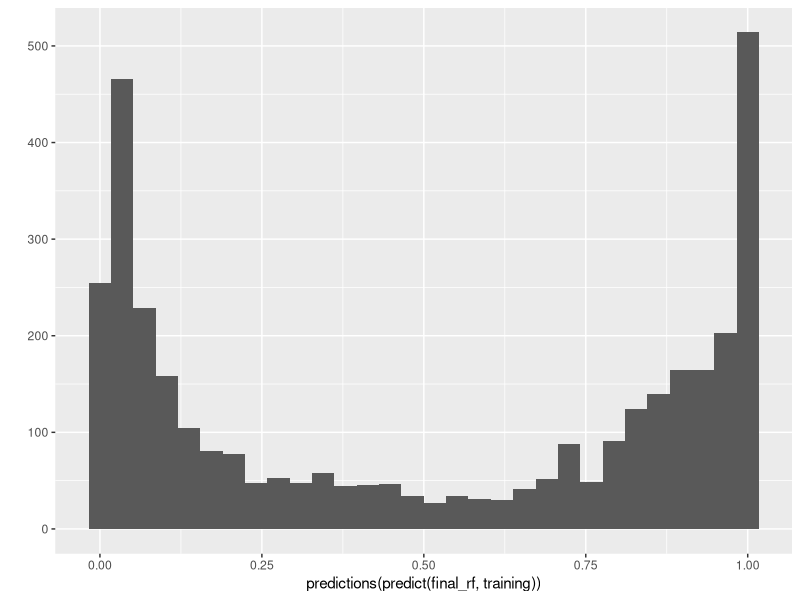
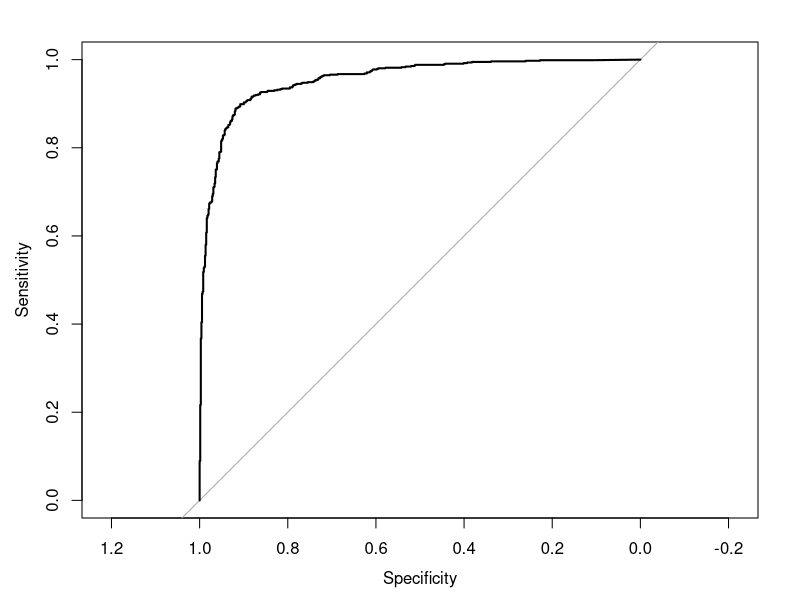

R code for these plots, in order:
## ---- chunk 1
library(here)
library(dplyr)
library(ggplot2)
library(caret)
library(pROC)
library(ranger)
set.seed(123)
## ---- chunk 2

calc_cross_entropy <- function(rf_model, data) {
  data <- predict(rf_model, data) |>
    predictions() |>
    cbind(data) |>
    rename("No" = "1", "Yes" = "2") |>
    mutate(prediction = ifelse(building == 1, Yes, No)) |> 
    mutate(
      prediction = max(1e-15, min( 1 - 1e-15, prediction)),
      loss = -log(prediction)
    )
  sum(-log(data$prediction))
}

k_fold_cv <- function(data, k, ...) {
  per_fold <- floor(nrow(data) / k)
  fold_order <- sample(seq_len(nrow(data)), size = per_fold * k)
  fold_rows <- split(fold_order, rep(1:k, each = per_fold))
  vapply(
    fold_rows, 
    \(fold_idx) {
      fold_test <- data[fold_idx, ]
      fold_train <- data[-fold_idx, ]
      fold_rf <- ranger(building ~ ., fold_train, probability = T, ...)
      calc_cross_entropy(fold_rf, fold_test)
    },
    numeric(1)
  ) |>
    mean()
}

tune_grid <- function(tuning_grid, data) {
  for (i in seq_len(nrow(tuning_grid))) {
    tuning_grid$loss[i] <- k_fold_cv(
      data, 
      k = 5, 
      mtry = tuning_grid$mtry[i],
      min.node.size = tuning_grid$min.node.size[i],
      replace = tuning_grid$replace[i],
      sample.fraction = tuning_grid$sample.fraction[i]
    )
  }
  return(tuning_grid)
}

## ---- chunk 3
training <- read.csv(here("data/training.csv"))
testing <- read.csv(here("data/testing.csv"))
## ---- chunk 4
final_rf <- ranger(
  building ~ ., 
  training, 
  probability = TRUE, 
  num.trees = 500,
  mtry = 9,
  min.node.size = 9, 
  replace = TRUE,
  sample.fraction = 0.5
)


qplot(predictions(predict(final_rf, training)))

roc_data <- cbind(
  training, 
  predictions(predict(final_rf, training))
) |>
  rename("prediction" = "2") |>
  mutate(prediciton = round(prediction))

building_roc <- roc(
  roc_data$building, 
  roc_data$prediction
)
threshold <- coords(building_roc, "best")$threshold

# Test
testing <- cbind(
  testing, 
  predictions(predict(final_rf, testing))
) |>
  rename("prediction" = "2") |>
  mutate(prediction = ifelse(prediction >= threshold, 1, 0))


sum(testing$prediction == testing$building) / nrow(testing)

building_confusion <- confusionMatrix(
  data = factor(testing$prediction, levels = 0:1),
  reference = factor(testing$building, levels = 0:1),
  positive = "1"
)

building_confusion

test_roc <- roc(
  testing$building, 
  predictions(predict(final_rf, testing))[, 2]
)
plot(test_roc)
auc(test_roc)

## ---- chunk 5
rf_summary <- list(
  auc = auc(test_roc),
  roc = test_roc,
  confusion = building_confusion,
  threshold = threshold
)

saveRDS(rf_summary, here("data/rf_summary.rds"))
